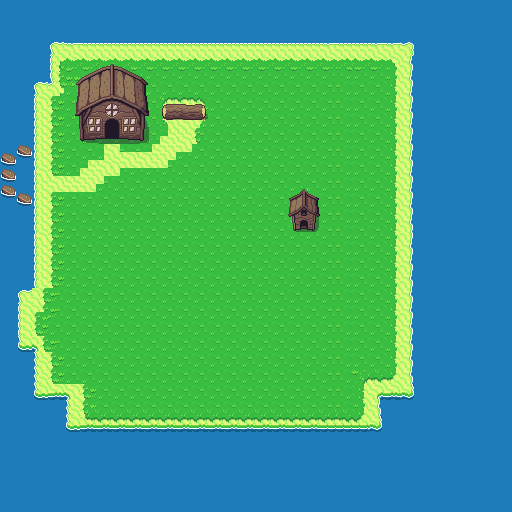

This is a level from a 2D game, rendered from its Tiled map with the project's own tilesets. A one-line summary and the map file follow, with tile-layer data summarised:
An orthogonal 64x64 tile map with 8x8 px tiles, 2 tile layers (Tile Layer 1, Tile Layer 2).

<map version="1.5" tiledversion="1.6.0" orientation="orthogonal" renderorder="right-down" width="64" height="64" tilewidth="8" tileheight="8" infinite="0" nextlayerid="3" nextobjectid="1">
 <editorsettings>
  <export target="../source/outside.c" format="gba" />
 </editorsettings>
 <tileset firstgid="1" source="overworld.tsx" />
 <layer id="1" name="Tile Layer 1" width="64" height="64">
  <data>[4096 cells, 4096 non-empty, 87 distinct tile ids]</data>
 </layer>
 <layer id="2" name="Tile Layer 2" width="64" height="64">
  <data>[4096 cells, 156 non-empty, 140 distinct tile ids]</data>
 </layer>
</map>